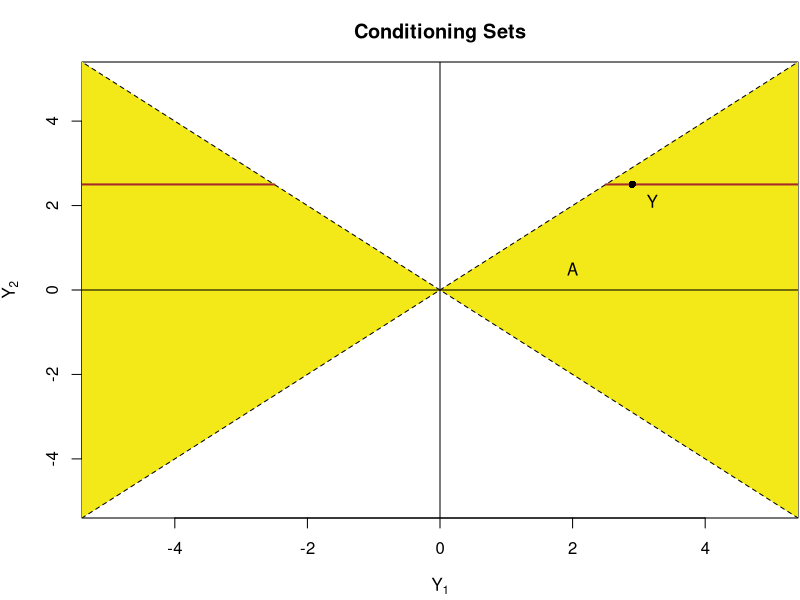
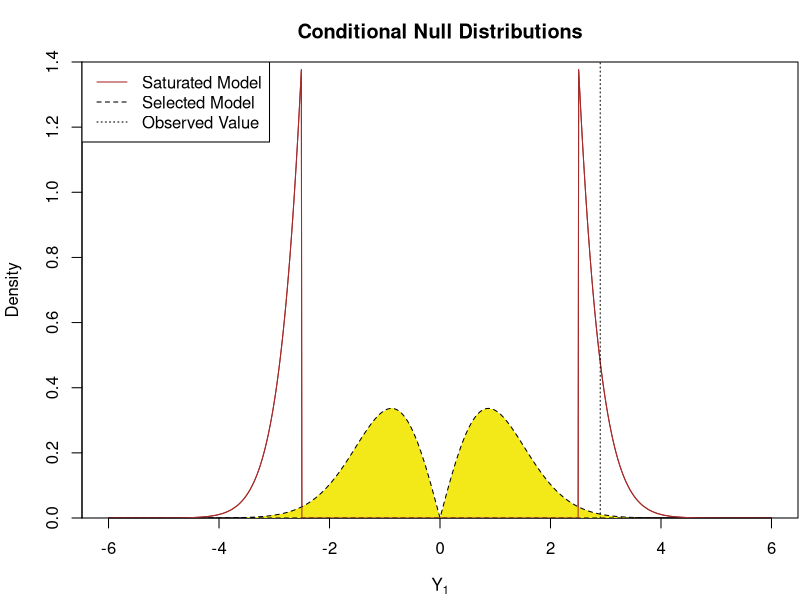
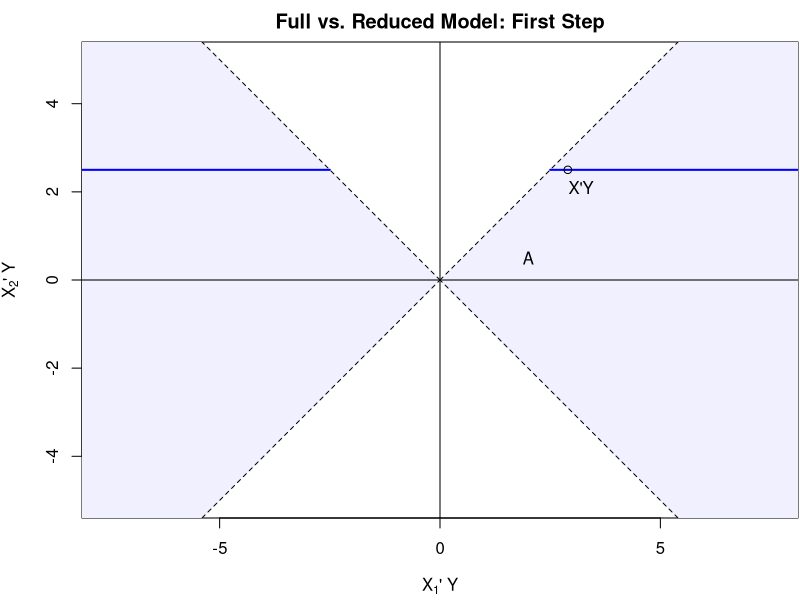

Recreate these plots in R, in order.

# Fig 5a
pdf("fullvred.pdf",height=4.3,width=4)
par(mar=c(4.1,4.1,3.1,0.1))
y <- t(c(2.9,2.5))
plot(y,xlim=c(-5,5),ylim=c(-5,5),xlab=expression(Y[1]),ylab=expression(Y[2]),
     main="Conditioning Sets")#"Full vs. Reduced Model: First Step",asp=1)
polygon(c(0,10,10),c(0,10,-10),lty=2,col="#F4E918")
polygon(c(0,-10,-10),c(0,10,-10),lty=2,col="#F4E918")
abline(h=0)
abline(v=0)
text(2,.5,"A")
text(y+c(.3,-.4),labels="Y")
lines(c(y[2],10),c(y[2],y[2]),lwd=2,col="brown")
lines(c(-y[2],-10),c(y[2],y[2]),lwd=2,col="brown")
points(y,pch=16)
dev.off()

unnorm.cond.dens <- function(x) (1-2*pnorm(-abs(x)))*dnorm(x) #p(|Y2| < |Y1| = x)
cond.dens <- function(x) unnorm.cond.dens(x) / 2 / integrate(function(u) unnorm.cond.dens(u),0,10)$value

# Fig 5b
pdf("fullvredNulls.pdf",height=4.3,width=4)
par(mar=c(4.1,4.1,3.1,0.1),yaxs="i")
x <- seq(-6,6,.01)
plot(x,(abs(x)>2.5)*dnorm(x)/2/pnorm(-2.5),ylim=c(0,1.4),lty=1,
      col="brown",type="l",
      main="Conditional Null Distributions",
      ylab="Density",xlab=expression(Y[1]))
polygon(c(x,0),c(cond.dens(x),0),lty=2,col="#F4E918")
lines(x,(abs(x)>2.5)*dnorm(x)/2/pnorm(-2.5),col="brown")
legend("topleft",legend=c("Saturated Model","Selected Model","Observed Value"),lty=1:3,bg="white", col=c("brown","black","black"))
#norm.y <- sqrt(sum(y^2))
#curve((abs(x)>2.5)*dbeta((x/norm.y)^2,.5,.5)*abs(x/norm.y)/norm.y/2,-norm.y,norm.y,add=T)
abline(v=2.9,lty=3)
dev.off()

# p-values for selected and saturated models
2*integrate(function(x) cond.dens(x), 2.9,10)$value
pnorm(-2.9)/pnorm(-2.5)

B <- 10000
mu <- c(5,5)
pvals <- NULL
for(b in 1:B) {
    y <- mu + rnorm(2)
    if(abs(y[1]) > abs(y[2])) {
        pvals <- rbind(pvals, c(
            2*integrate(function(x) cond.dens(x), abs(y[1]),10)$value,
            pnorm(-abs(y[1]))/pnorm(-abs(y[2]))
            ))
    }
}
mean(pvals[,1]<.05)
mean(pvals[,2]<.05)

#hist(cos(2*pi*runif(1000000)),freq=F,breaks=seq(-1,1,.025))
#curve(dbeta(x^2,.5,.5)*abs(x),-1,1,add=T)

pdf("fullvredXty.pdf",height=4.3,width=4)
par(mar=c(4.1,4.1,2.1,0.1))
y <- t(c(2.9,2.5))
plot(y,xlim=c(-5,5),ylim=c(-5,5),
     xlab=expression(paste(X[1],"' Y",sep="")),
     ylab=expression(paste(X[2],"' Y",sep="")),
     main="Full vs. Reduced Model: First Step",asp=1)
polygon(c(0,10,10),c(0,10,-10),lty=2,col="#F0F0FF")
polygon(c(0,-10,-10),c(0,10,-10),lty=2,col="#F0F0FF")
abline(h=0)
abline(v=0)
text(2,.5,"A")
text(y+c(.3,-.4),labels="X'Y")
lines(c(y[2],10),c(y[2],y[2]),lwd=2,col="blue")
lines(c(-y[2],-10),c(y[2],y[2]),lwd=2,col="blue")
points(y)
dev.off()
